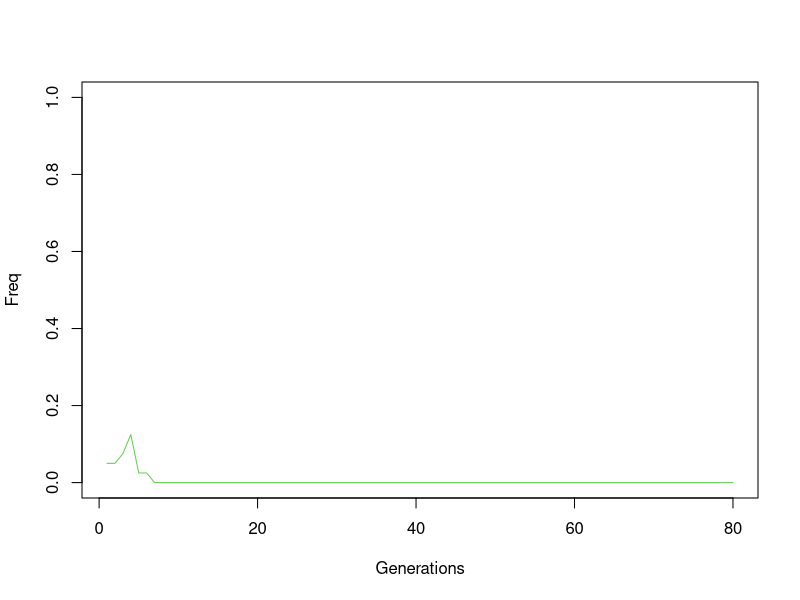

Recreate this plot in R. (Note: this script raises an error after producing the figure.)
## ---- chunk 1
options(htmltools.dir.version = FALSE)
## ---- chunk 2
wright_fisher <- function(N=1000, A1=100, t=1000){
  p <- A1/(2*N)
  ### make a numeric vector to hold the results
  freq <- as.numeric();
  ### Use for loop to run over t generations
  for (i in 1:t){
    A1 <- rbinom(1, 2*N, p) # samling allele from a binom distribution
    p <- A1/(2*N)
    freq[i] <- p
  }
  return(freq)
}
## ---- chunk 3
set.seed(12347)
Ne=20; A1=1; t=4*Ne
frq <- wright_fisher(N=Ne, A1=A1, t=t)
plot(frq, type="l", ylim=c(0,1), col=3, xlab="Generations", ylab="Freq")
    for(u in 1:100){
      frq <- wright_fisher(N=N, A1=A1, t=t)
      random <- sample(1:1000,1,replace=F)
      randomcolor <- colors()[random] 
      lines(frq, type="l", lwd=3, col=(randomcolor))
    }

## ---- chunk 4
# expected freq spectra
f <- function(q, ns){
  frq = 2/(q*(1-q)) * (1 - exp(-4*ns*(1-q))) / (1 - exp(-4*ns))
  return(frq)}
q <- seq(from = 0.01, to =0.99, by=0.01)

## Ploting function
plot(q, f(q, ns=0.01), type="l", lty=1, lwd=3, xlab="Frq of allele", ylab="No. of polymorhpic sites", cex.lab=1.5)
lines(q, f(q, ns=-50), type="l", lty=1, lwd=3, col="red")
lines(q, f(q, ns=-5), type="l", lty=2, lwd=3, col="red")
lines(q, f(q, ns=5), type="l", lty=1, lwd=3, col="blue")
lines(q, f(q, ns=50), type="l", lty=2, lwd=3, col="blue")
legend(0.6, 200, title="Ne*s", legend=c("-50", "-5", "0", "5", "50"), 
       col=c("red", "red", "black", "blue", "blue"), 
       lty=c(1,2,1,1,2), cex=2, lwd=3)
## ---- chunk 5
maf <- c(0.1, 0.1, 0.3, 0.1, 0.3, 
         0.2, 0.1, 0.4, 0.1, 0.1)
sfs <- table(maf)
barplot(sfs, col="#cdc0b0", xlab="Minor allele frequency", 
        ylab="No. of segregating sites", 
        cex.axis =1.5, cex.names = 1.5, cex.lab=1.5)
## ---- chunk 6
maf <- c(0.1, 0.1, 0.3, 0.1, 0.3, 
         0.2, 0.1, 0.6, 0.9, 0.9)
sfs <- table(maf)
barplot(sfs, col="#cdc0b0", xlab="Derived allele frequency", ylab="No. of segregating sites", 
        cex.axis =1.5, cex.names = 1.5, cex.lab=1.5)
## ---- chunk 7
ns <- seq(from = -1, to =1, by=0.01)
plot(ns, 4*ns/(1 - exp(-4*ns)), xlab="Ns", ylab="")
abline(v=0, lty=2, lwd=2)
